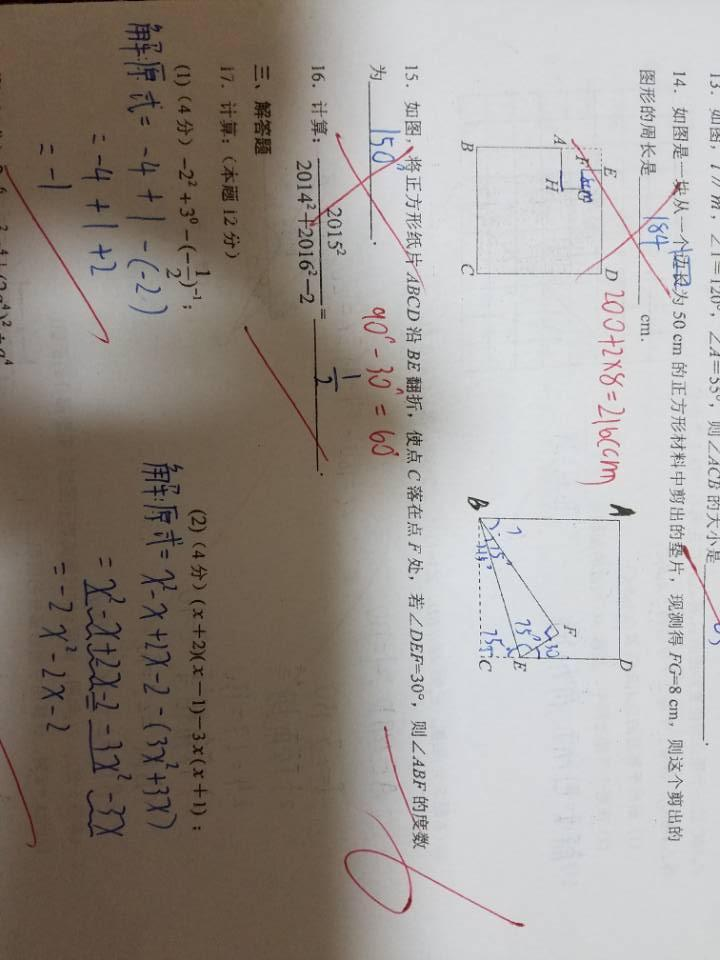
#> input picture shadow3.jpg, 720 x 960 px
$ python test.py --image shadow3.jpg   (older library calls are emulated)
#> lines starting #> are read from the running program, lines starting #| are printed output that depends on the picture; pictures that were not available may be replaced by others from this repository, and a replacement may not be noted
import numpy as np
import argparse
import cv2

ap = argparse.ArgumentParser()
ap.add_argument("-i", "--image", required=True, help="Path to image")
args = vars(ap.parse_args())
image = cv2.imread(args["image"])
#> image is the input picture: shape (960, 720, 3); mean B, G, R 145.6, 151.3, 158.2

# [73 lines of commented-out code are left out]
img = cv2.imread("shadow7.jpeg")
img1 = img.copy()

cv2.imshow("Original", img)
cv2.waitKey(0)
(B, G, R) = cv2.split(img)
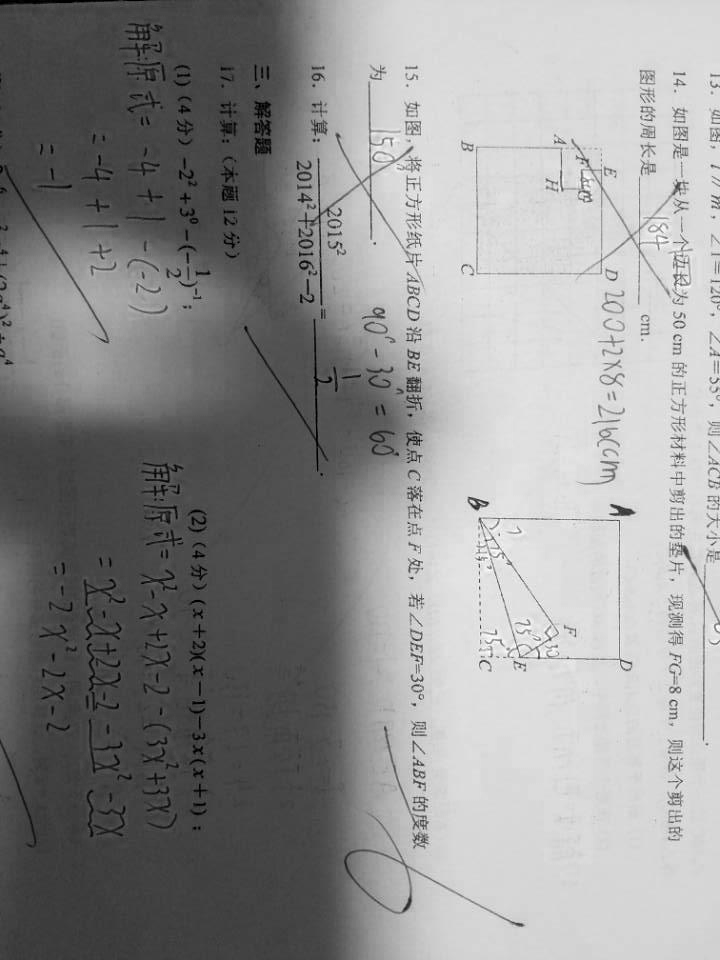
#> B: shape (960, 720); min 0, max 255, mean 145.6
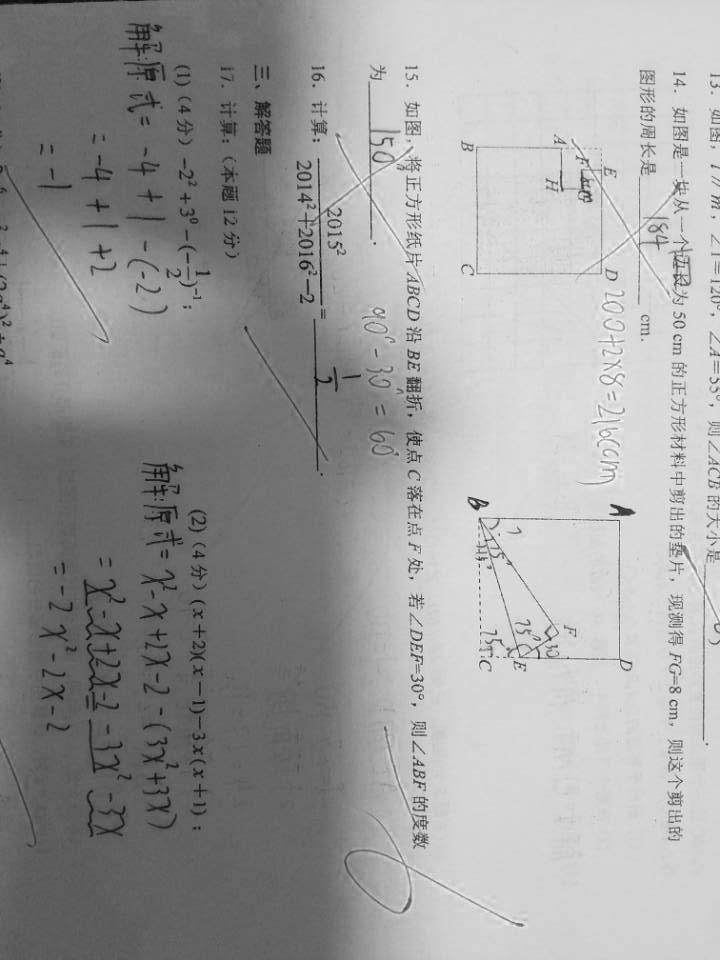
#> R: shape (960, 720); min 1, max 255, mean 158.2

result_chan =[]
result_norm_chan = []

for chan in (B, G, R):
    dilated_img = cv2.dilate(chan, np.ones((5, 5), np.uint8))
    blurred_img = cv2.GaussianBlur(dilated_img, (9, 9), 0)
    absdiff_img = 255 - cv2.absdiff(chan, blurred_img)
    norm_img = cv2.normalize(absdiff_img, None, 0, 255, cv2.NORM_MINMAX, cv2.CV_8UC1)
    result_chan.append(absdiff_img)
    result_norm_chan.append(norm_img)
#> this loop made 3 passes
#> pass 1, `dilated_img = cv2.dilate(chan, np.ones((5, 5), np.uint8))`:
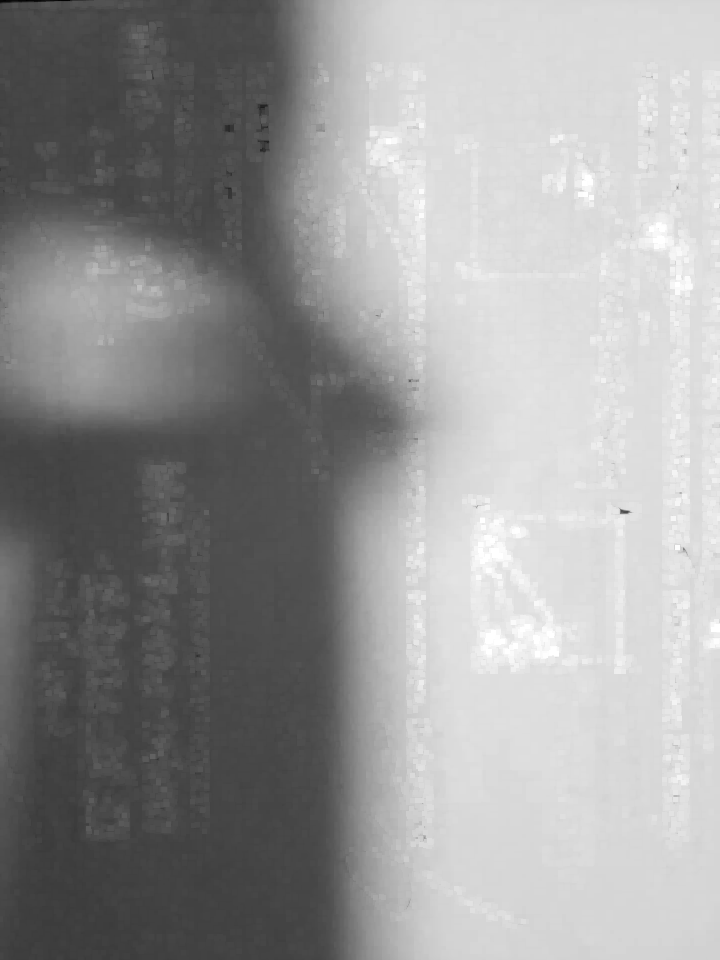
#> dilated_img: shape (960, 720); min 1, max 255, mean 152.9
#> pass 1, `absdiff_img = 255 - cv2.absdiff(chan, blurred_img)`:
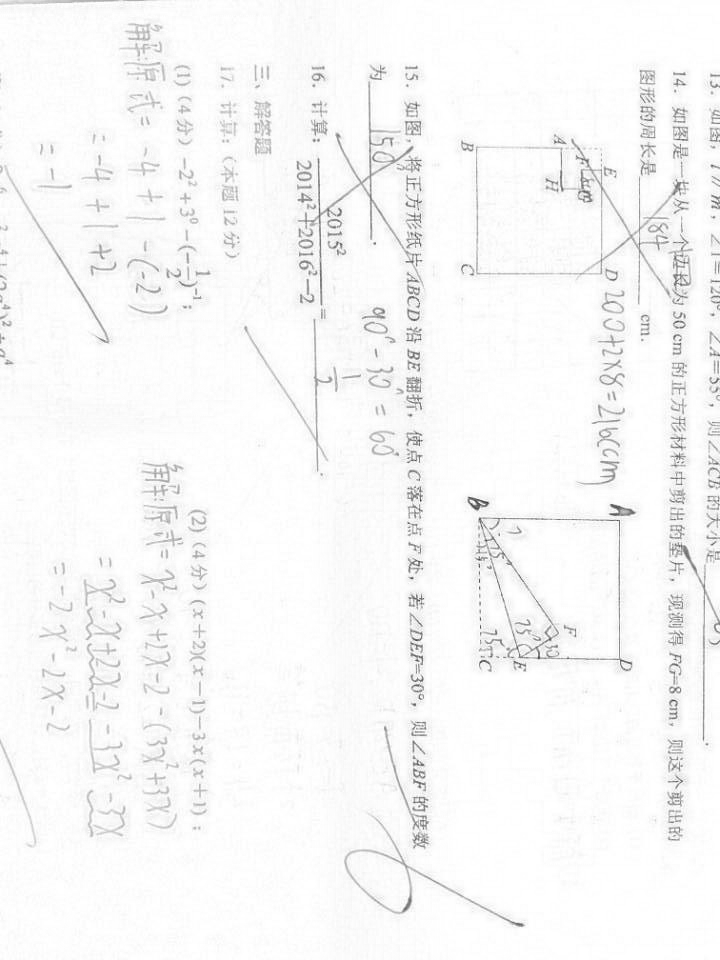
#> absdiff_img: shape (960, 720); min 58, max 255, mean 247.7
#> after the loop:
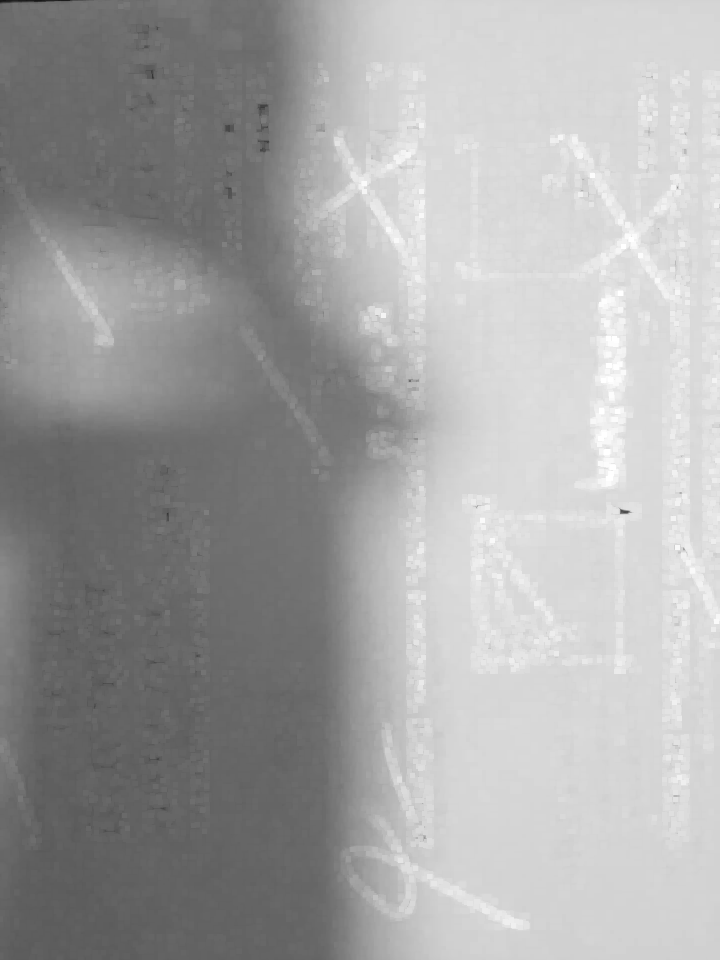
#> dilated_img: shape (960, 720); min 22, max 255, mean 165.3
#> after the loop, result_chan = 3 items; result_norm_chan = 3 items

result = cv2.merge(result_chan)
result_norm = cv2.merge(result_norm_chan)

cv2.imshow("Normalized", result_norm)
cv2.waitKey(0)


# [12 lines of commented-out code are left out]

$ run again, on shadow4.jpg
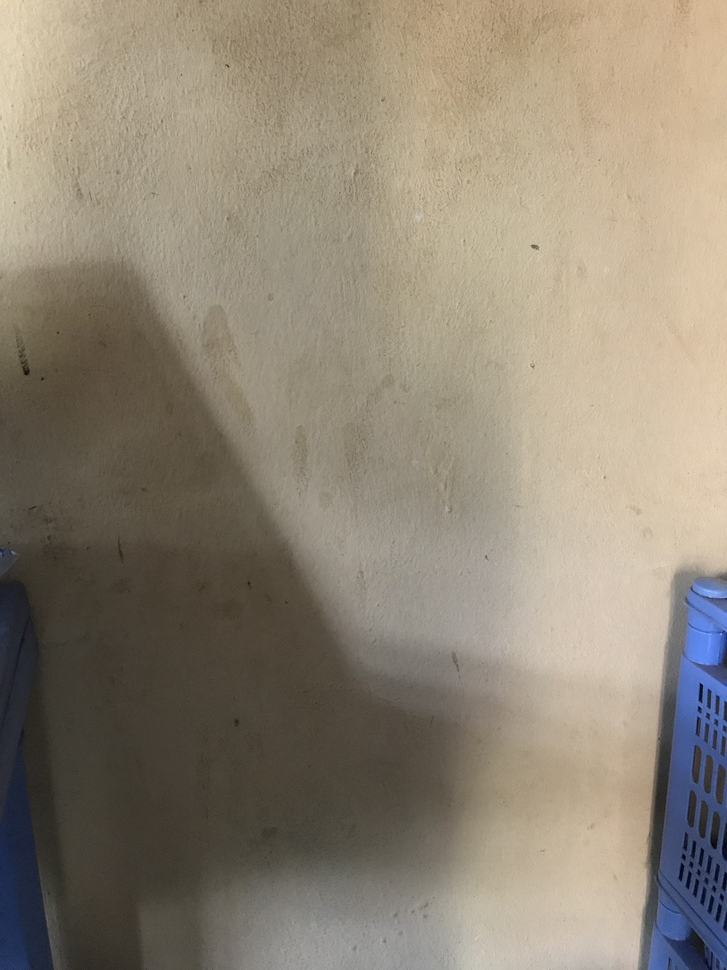
#> input picture shadow4.jpg, 727 x 970 px, shrunk from 3024 x 4032 before the run
#> image is the input picture: shape (970, 727, 3); mean B, G, R 117.5, 133.4, 143.4
#> `(B, G, R) = cv2.split(img)`:
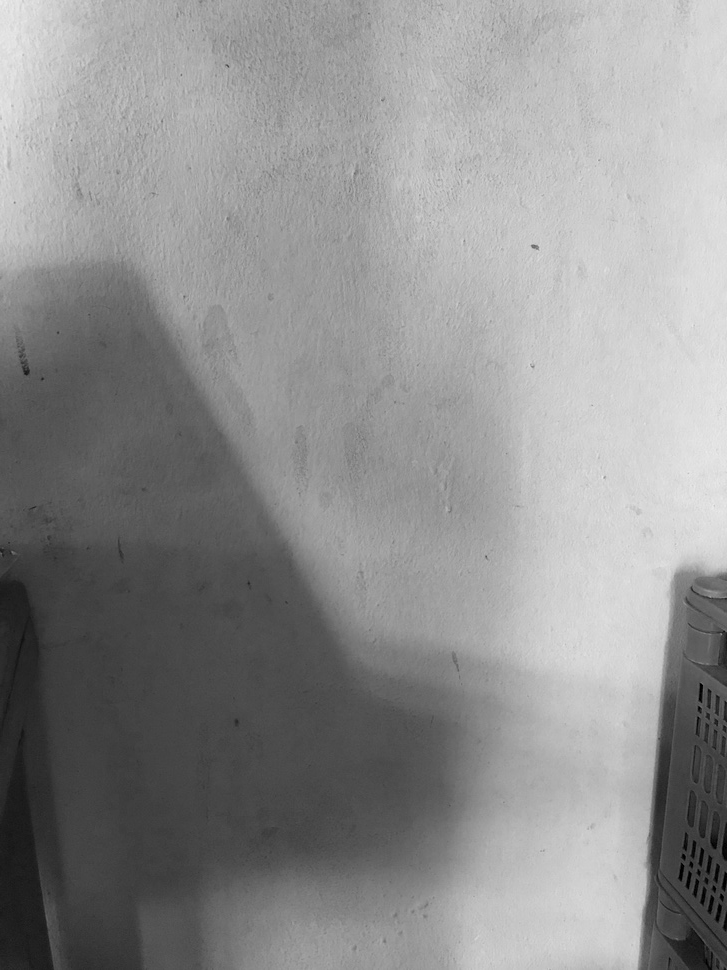
#> R: shape (970, 727); min 0, max 237, mean 143.4
#> the loop `for chan in (B, G, R):` made 3 passes
#> after the loop `for chan in (B, G, R):`: result_chan = 3 items
#> `result_norm = cv2.merge(result_norm_chan)`:
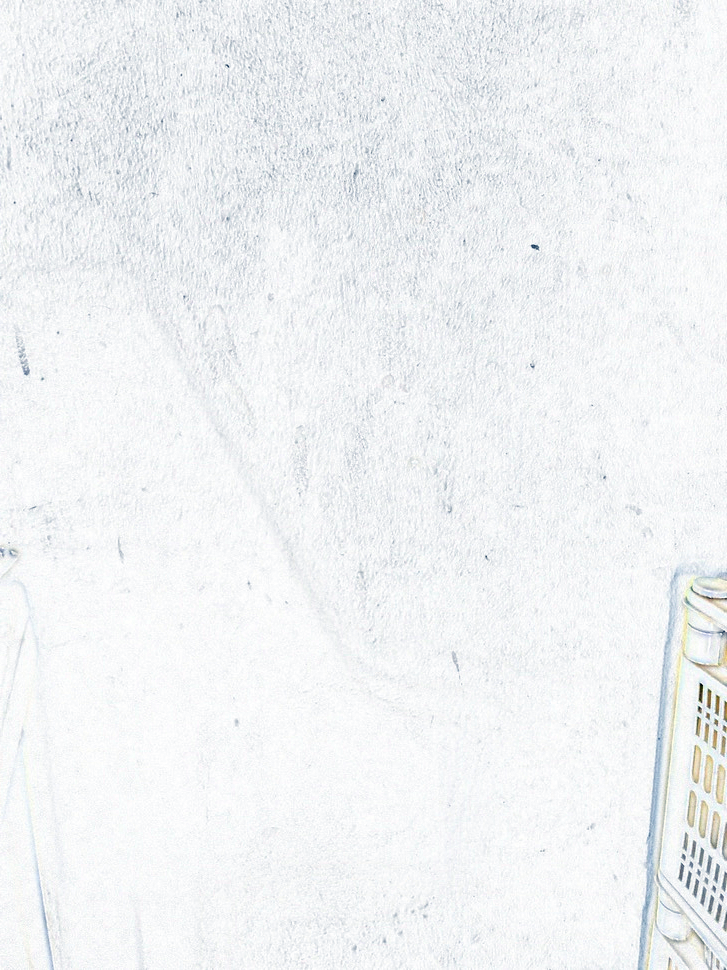
#> result_norm: shape (970, 727, 3); mean of channels 0, 1, 2 243.9, 242.3, 240.2; drawn as B, G, R

$ run again, on shadow_img.jpg
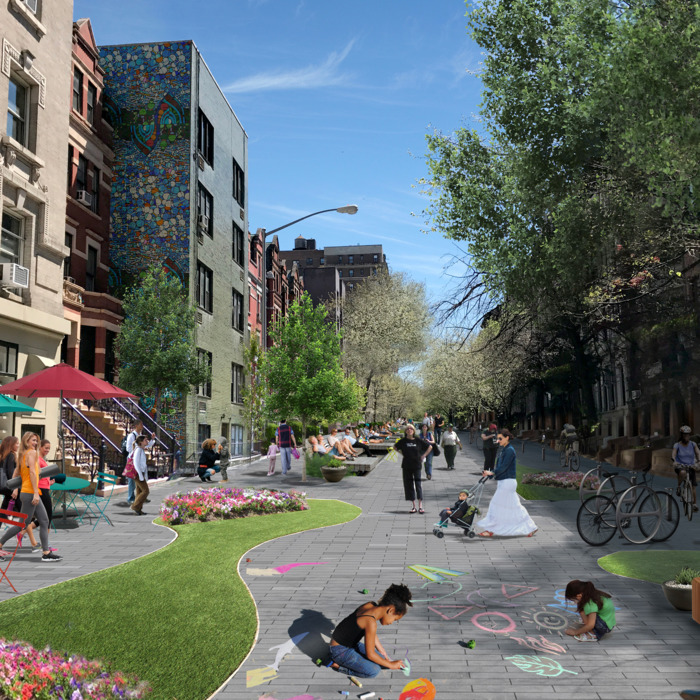
#> input picture shadow_img.jpg, 700 x 700 px
#> image is the input picture: shape (700, 700, 3); mean B, G, R 106.5, 109.8, 100.6
#> the loop `for chan in (B, G, R):` made 3 passes
#> after the loop `for chan in (B, G, R):`:
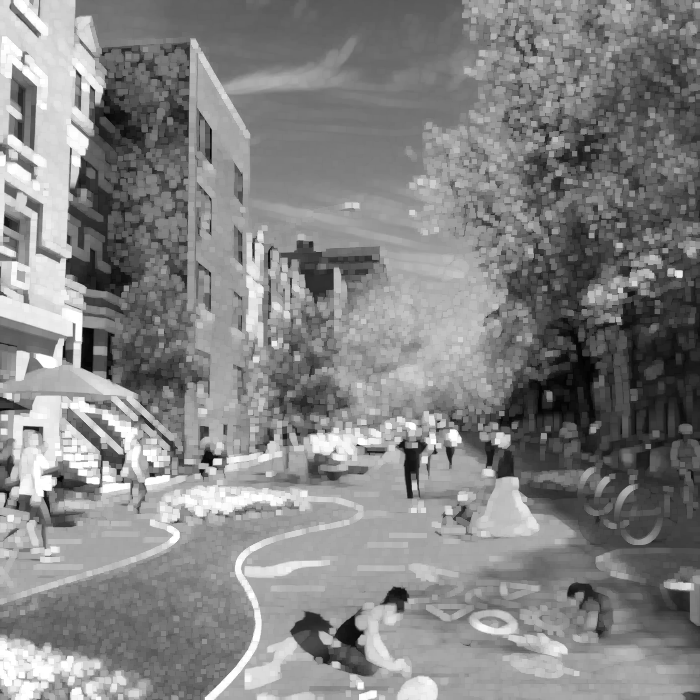
#> dilated_img: shape (700, 700); min 2, max 255, mean 132.1
#> after the loop `for chan in (B, G, R):`: result_chan = 3 items
#> `result = cv2.merge(result_chan)`:
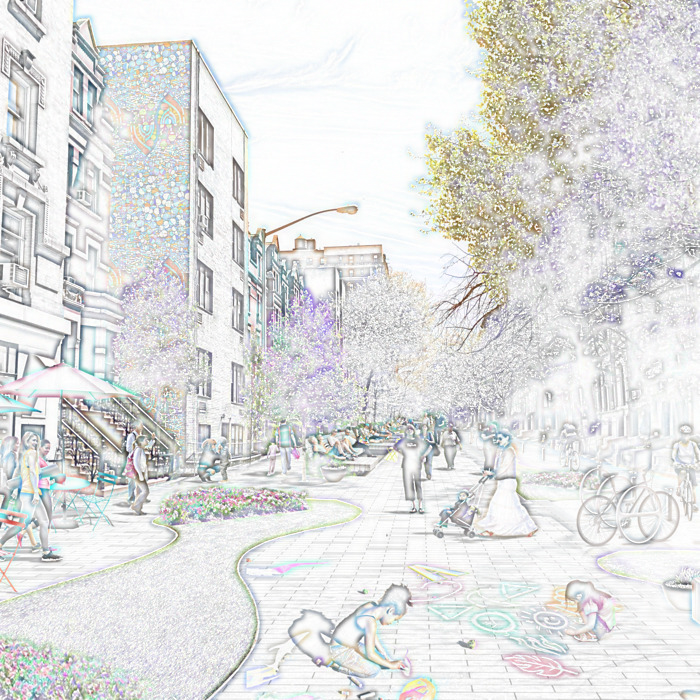
#> result: shape (700, 700, 3); mean of channels 0, 1, 2 223, 224, 223.5; drawn as B, G, R
